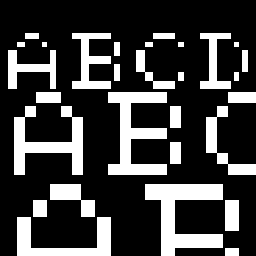
#> input picture images_BW/alfa2.bmp, 256 x 256 px
$ python tableau_kmeans.py
#> lines starting #> are read from the running program, lines starting #| are printed output that depends on the picture; after the words box and inside, x2 and y2 are one past the last pixel; in counts of white or black regions, pixels touching at a corner belong together
### basictools.py
from sklearn.cluster import KMeans
import numpy as np
import cv2

def ResizeWithAspectRatio(image, width=None, height=None, inter=cv2.INTER_AREA):
    # this function allows to always display images with respect to ratio - needed for concatenation of images in particular
    # credit goes to nathancy from StackOverflow
    dim = None
    (h, w) = image.shape[:2]

    if width is None and height is None:
        return image
    if width is None:
        r = height / float(h)
        dim = (int(w * r), height)
    else:
        r = width / float(w)
        dim = (width, int(h * r))

    return cv2.resize(image, dim, interpolation=inter)

def read_image(path : str):
#> called with path = './images_BW/alfa2.bmp'
    image = cv2.imread(path)
#> image is the input picture: shape (256, 256, 3); 24.7% white; 29 white regions, largest, box (x1, y1, x2, y2) and area: (145, 184, 223, 256) 2704, (108, 92, 167, 175) 2365, (14, 106, 83, 175) 2035
    image //= 255 # anticipating use of gaussian noise
    grey_img = cv2.cvtColor(image, cv2.COLOR_BGR2GRAY) # making sure it's greyscale
    return grey_img, np.shape(grey_img)

def display_image(title:str, image):
    cv2.imshow(title + ' (press any key to close window)', ResizeWithAspectRatio(image, width=640)) # cv2.resize(image, (1024,576)) instead of image to specify size depending on device
    cv2.waitKey()
    cv2.destroyAllWindows()

def identify_classes(X):
    return np.unique(X)

def gauss_noise(X, m, n, cl1, cl2, m1, sig1, m2, sig2):
    # adding gaussian noise to each class separatly
    gaussian_class_1 = np.random.normal(m1, sig1, (m,n))
    gaussian_class_1[X == cl2] = 0
    gaussian_class_2 = np.random.normal(m2, sig2, (m,n))
    gaussian_class_2[X == cl1] = 0
    noise = gaussian_class_1 + gaussian_class_2

    return noise

def error_rate(tolerance, A, B, m, n):
    return 1 - (abs(A - B) <= tolerance).sum()/(m*n) # rate of different pixels between A & B

def evaluate_kmeans(k, A, B):
    shape = A.shape

    model = KMeans(n_clusters=k).fit(B.reshape(-1,1))
    # .clip(0, x) empirically gives better results in our specific case with x>1
    # the intuition is that here since we've got a measure of proximity
    # there are more chances that occurences above 1 stem from a gaussian noise added to a point where class is 1
    # so we stack occurences bellow 0 at 0, and let those above 1 draw the centroids towards 1

    values = model.cluster_centers_
    labels = model.labels_
    img_seg = values[labels].reshape(shape) # KM segmented image

    # adapting classes to our problem
    unique_values = np.unique(img_seg)
    img_seg[img_seg == unique_values[0]] = 0
    img_seg[img_seg == unique_values[1]] = 1

    return img_seg, error_rate(0, img_seg, A, shape[0], shape[1])

### tableau_kmeans.py
import basictools as bt
import numpy as np

def make_table(paths, table=[]):

    for index,path in enumerate(paths):
        print(f'Image : {path.split("/")[-1]}')

        image, shape = bt.read_image(path)
#> shape = (256, 256)
        cl1, cl2 = bt.identify_classes(image)
#> cl1 = 0; cl2 = 1
        print(f'classe 1 : {cl1}, classe 2 : {cl2}')
#| classe 1 : 0, classe 2 : 1

        noise_1_1 = bt.gauss_noise(image, shape[0], shape[1],cl1, cl2, 0, 1, 0, 0)
        noise_1_2 = bt.gauss_noise(image, shape[0], shape[1],cl1, cl2, 0, 0, 0, 1)
        noise_2_1 = bt.gauss_noise(image, shape[0], shape[1],cl1, cl2, 1, 1, 0, 0)
        noise_2_2 = bt.gauss_noise(image, shape[0], shape[1],cl1, cl2, 1, 1, 0, .3)
        noise_3_1 = bt.gauss_noise(image, shape[0], shape[1],cl1, cl2, 0, .3, -1, .5)
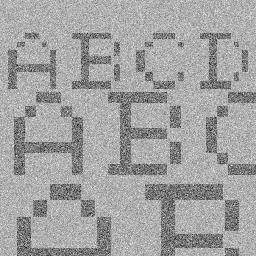
#> noise_3_1: shape (256, 256) float64; min -3.1, max 1.37, mean -0.246; drawn with min black and max white
        noise_3_2 = bt.gauss_noise(image, shape[0], shape[1],cl1, cl2, 0, .2, 0, .2)
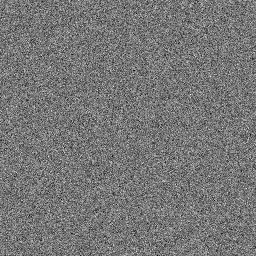
#> noise_3_2: shape (256, 256) float64; min -0.822, max 0.943, mean 0.000741; drawn with min black and max white

        table.append([image])
        table[index].append(image + noise_1_1)
        table[index].append(image + noise_1_2)
        table[index].append(image + noise_2_1)
        table[index].append(image + noise_2_2)
        table[index].append(image + noise_3_1)
        table[index].append(image + noise_3_2)

        table[index] = np.concatenate(tuple(table[index]), axis=1)
#> pass 2 of the loop in make_table, `for index,path in enumerate(paths):`:
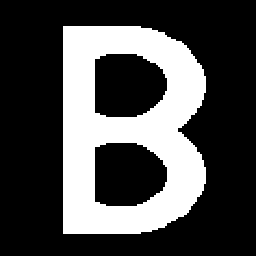
#> input picture images_BW/beee2.bmp, 256 x 256 px
#> in read_image, image is the input picture: shape (256, 256, 3); 29.1% white; 1 white region, box (x1, y1, x2, y2) and area: (63, 26, 206, 234) 19070
#| classe 1 : 0, classe 2 : 1
#> in make_table, `noise_3_1 = bt.gauss_noise(image, shape[0], shape[1],cl1, cl2, 0, .3, ..`:
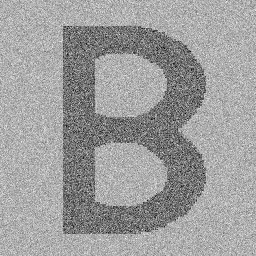
#> noise_3_1: shape (256, 256) float64; min -2.89, max 1.29, mean -0.291; drawn with min black and max white
#> in make_table, `noise_3_2 = bt.gauss_noise(image, shape[0], shape[1],cl1, cl2, 0, .2, ..`:
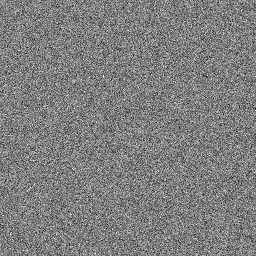
#> noise_3_2: shape (256, 256) float64; min -0.814, max 0.82, mean 0.000802; drawn with min black and max white
#> pass 3 of the loop in make_table, `for index,path in enumerate(paths):`:
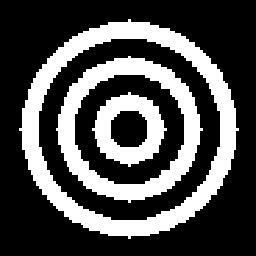
#> input picture images_BW/cible2.bmp, 256 x 256 px
#> in read_image, image is the input picture: shape (256, 256, 3); 30.5% white; 3 white regions, box (x1, y1, x2, y2) and area: (19, 19, 239, 239) 10608, (56, 56, 203, 203) 6600, (92, 92, 167, 167) 2788
#| classe 1 : 0, classe 2 : 1
#> in make_table, `noise_3_1 = bt.gauss_noise(image, shape[0], shape[1],cl1, cl2, 0, .3, ..`:
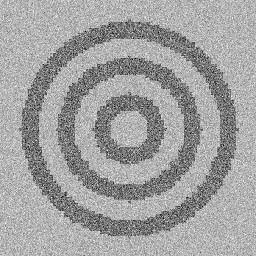
#> noise_3_1: shape (256, 256) float64; min -2.91, max 1.21, mean -0.304; drawn with min black and max white
#> in make_table, `noise_3_2 = bt.gauss_noise(image, shape[0], shape[1],cl1, cl2, 0, .2, ..`:
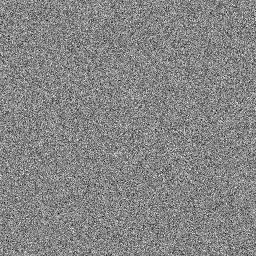
#> noise_3_2: shape (256, 256) float64; min -0.845, max 0.764, mean -0.00125; drawn with min black and max white
#> the loop made 5 passes; the first 3 are shown

    final_table = np.concatenate(tuple(table), axis=0)
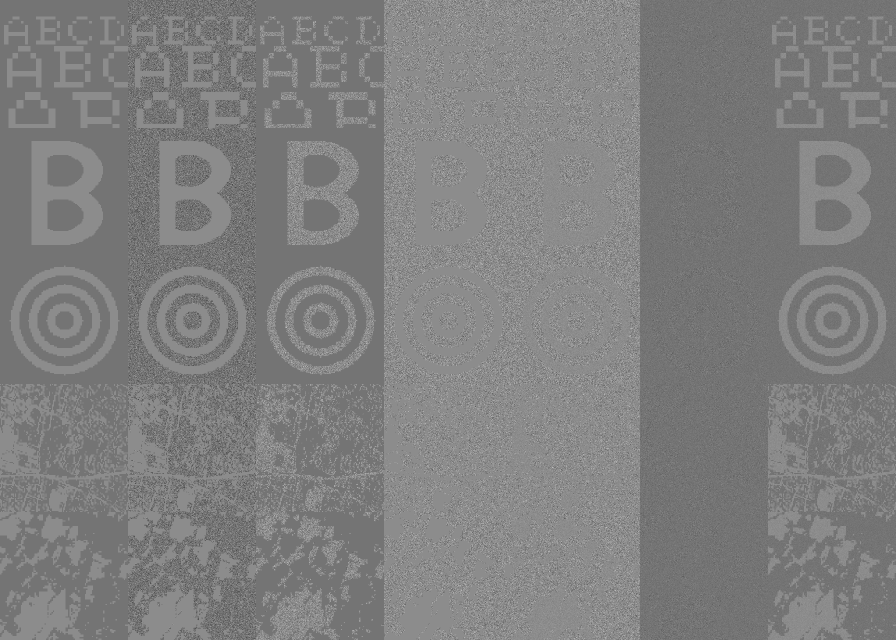
#> final_table: shape (1280, 1792) float64 (shown at 1/2 size); min -4.85, max 5.8, mean 0.469; drawn with min black and max white
    return final_table


def main():
    paths = ['./images_BW/alfa2.bmp', './images_BW/beee2.bmp', './images_BW/cible2.bmp', './images_BW/city2.bmp', './images_BW/country2.bmp']
    table = make_table(paths)
    # bt.display_image('Comparative table', table)

    im_width = 256
    elements_per_row = 7
    # code for row, just gotta extract method and iterate over rows
    row_1 = table[:im_width, :]
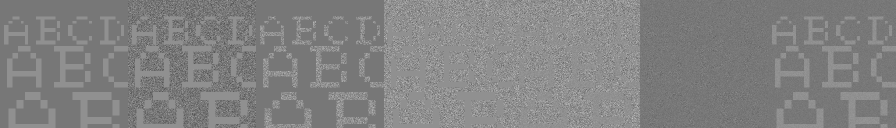
#> row_1: shape (256, 1792) float64 (shown at 1/2 size); min -4.85, max 5.47, mean 0.427; drawn with min black and max white
    kmeans_results = []

    for i in range(elements_per_row):
        kmeans_results.append(bt.evaluate_kmeans(2, row_1[:,:im_width], row_1[:, (i)*im_width:(i+1)*im_width]))
#> this loop made 7 passes
#> unique_values in evaluate_kmeans on passes 1, 3, 4, 5: [0, 1], [0.0155, 1.71], [0.00421, 1.41], [0.387, 1.71]
#> (values in evaluate_kmeans, unique_values in evaluate_kmeans) on passes 2, 6, 7: ([0.903, -0.753], [-0.753, 0.903]), ([0.279, -0.281], [-0.281, 0.279]), ([0.993, -0.00143], [-0.00143, 0.993])

    for index, error in enumerate(kmeans_results):
        print(f'\n{index}) Error rate between image & KMeans : {error[1]:.1%}')
        print(f'   Error rate between image & Noisy :  {bt.error_rate(0.1, row_1[:,:im_width], row_1[:, (index)*im_width:(index+1)*im_width], im_width, im_width):.1%}')

    kmeans_images = np.concatenate(tuple([img[0] for img in kmeans_results]), axis=1)
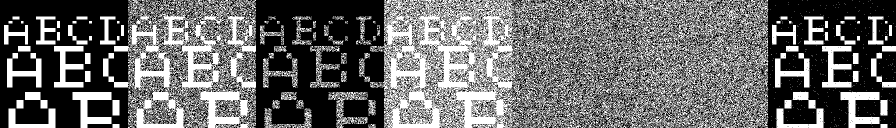
#> kmeans_images: shape (256, 1792) float64 (shown at 1/2 size); values 0 (black) and 1 (white), 41.7% white; 1479 white regions (1356 under 20 px), largest, box (x1, y1, x2, y2) and area: (740, 0, 1537, 256) 109032, (206, 0, 512, 256) 39343, (145, 184, 223, 256) 2704
    bt.display_image('Kmeans on noisy', np.concatenate((row_1, kmeans_images)))
#> in display_image, `cv2.imshow(title + ' (press any key to close window)', ResizeWithAspec..`:
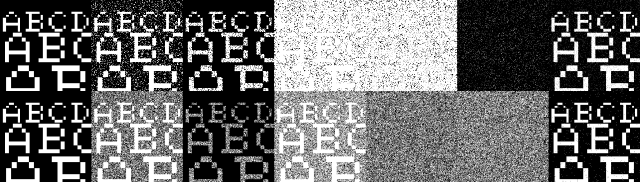
#> window 'Kmeans on noisy (press any key': shape (182, 640); min 0, max 255, mean 105.9
#> in display_image, `cv2.imshow(title + ' (press any key to close window)', ResizeWithAspec..`:
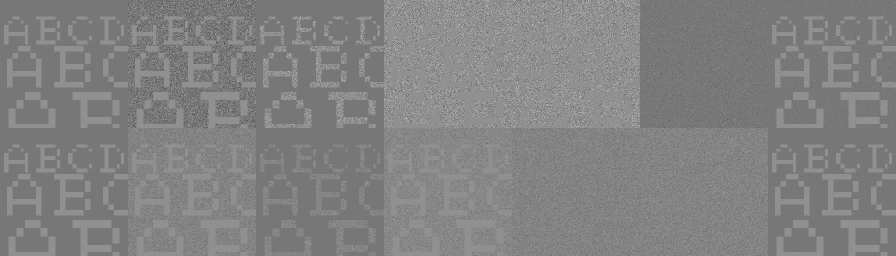
#> image: shape (512, 1792) float64 (shown at 1/2 size); min -4.85, max 5.47, mean 0.422; drawn with min black and max white

if __name__ == '__main__':
    main()

# parametre kmeans pour multiple initialisations + enlever random_state fixe
# changer les valeurs des bruits pour avoir des résultats plus exploitables pour kmeans
# denoises for which kind of noises ?
